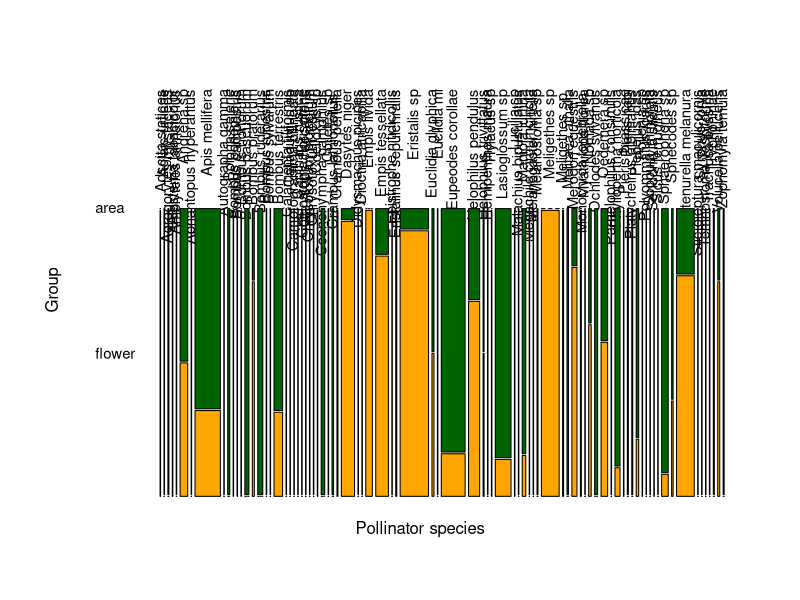
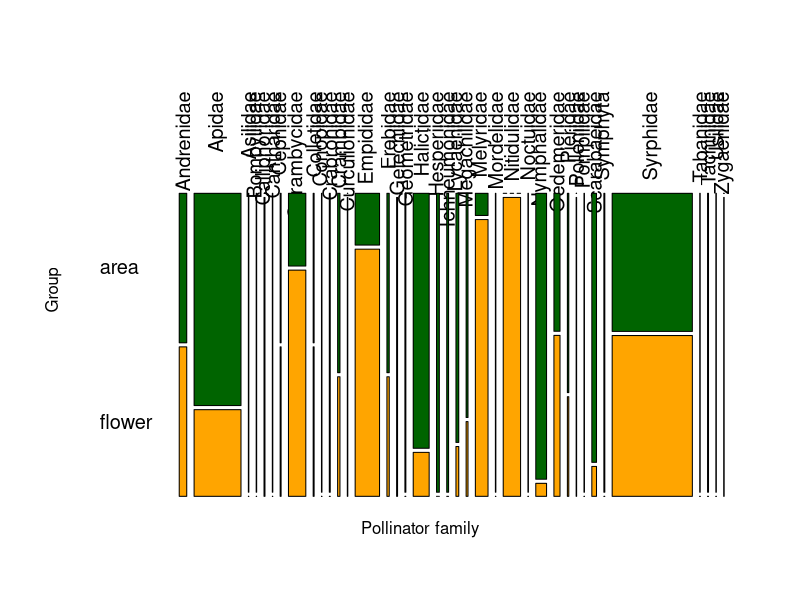
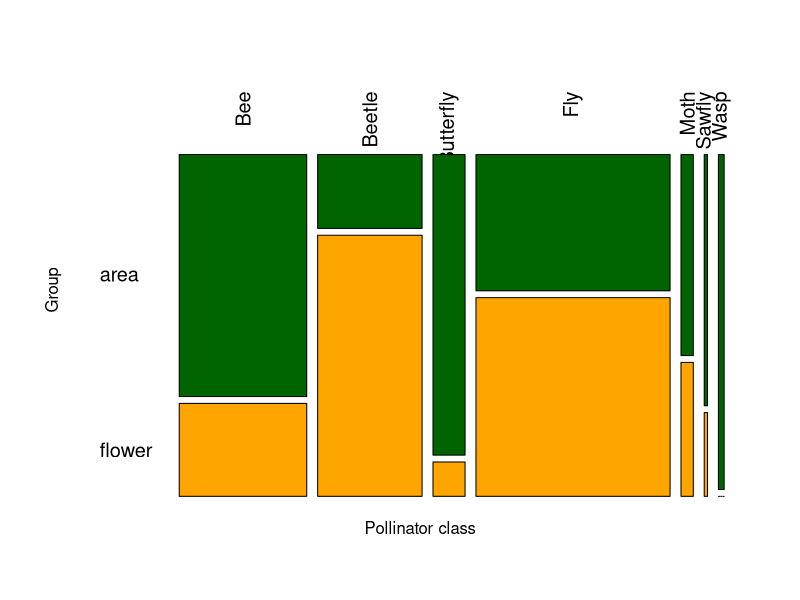
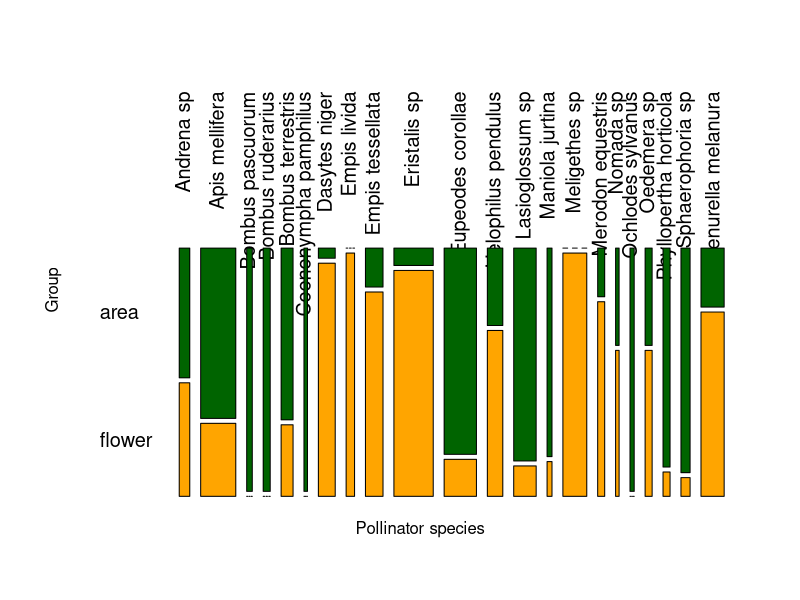
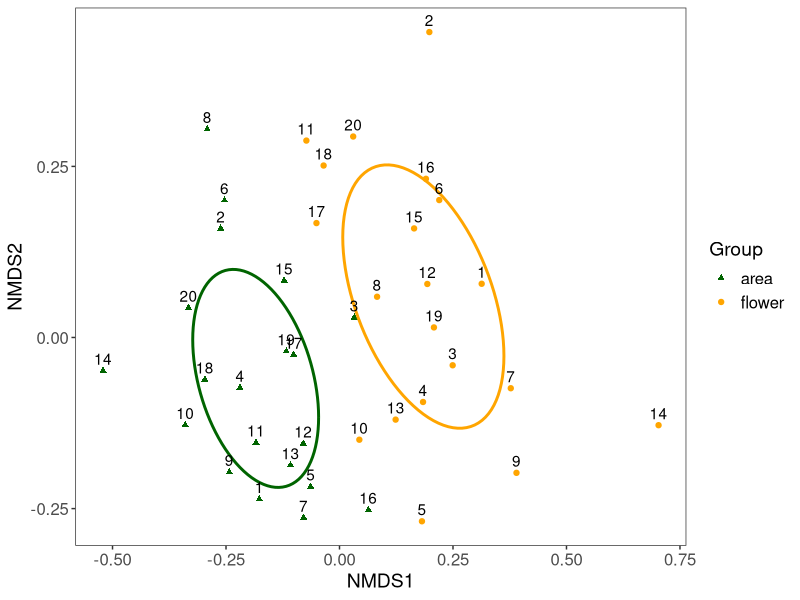

Source code (R) for these figures, in order:
##This script aims to analyze the pollinator community composition both in the
##pollinators caught on Arnica and in the pollinators caught in the area

library(vegan)
library(tidyverse)


#visualization----
polli <- read.csv("pollinators.csv", h = T)
comb_all2 <- read.csv("comb_all2.csv", h = T)

par(mfrow = c(1,1))
mosaicplot(Species ~ Group, data = polli,
           las = 2,
           main = "",
           ylab = "Group",
           xlab = "Pollinator species",
           col = c("darkgreen", "orange"),
           cex = 0.9)

mosaicplot(Family ~ Group, data = polli,
           las = 2,
           main = "",
           ylab = "Group",
           xlab = "Pollinator family",
           col = c("darkgreen", "orange"),
           cex = 1.2)

mosaicplot(Overview ~ Group, data = polli,
           las = 2,
           main = "",
           ylab = "Group",
           xlab = "Pollinator class",
           col = c("darkgreen", "orange"),
           cex = 1.2)

#only species with more than 5 occurrences
mosaicplot(Species ~ Group, data = comb_all2,
           las = 2,
           main = "",
           ylab = "Group",
           xlab = "Pollinator species",
           col = c("darkgreen","orange"),
           cex = 1.2)


#NMDS----
#Non-metric multidimensional scaling (NMDS) to compare species composition on 
#Arnica and in area using Bray-Curtis similarity metric

#what influences the pollinator composition?

nmds_data <- read.csv("species_numbers_persite.csv")
community <- nmds_data[,3:85]
community_matrix <- as.matrix(community)
NMDS <- metaMDS(community_matrix, distance = "bray", k = 3, autotransform = TRUE, trymax=100)
NMDS$stress
#stress alright (<0.2) when k = 3, stress a bit high (~ 0.24) when k = 2


#difference groups----
#code in part modified from https://eddatascienceees.github.io/tutorial-rayrr13/
#make new dataframe with by extracting NMDS scores
nmds.scores <- as.data.frame(scores(NMDS)$sites)
nmds.scores <- nmds.scores %>%
  mutate(Site = as.factor(nmds_data$Site), Group = as.factor(nmds_data$Group))

#define hidden vegan function that finds coordinates for drawing a covariance ellipse
veganCovEllipse <- function (cov, center = c(0, 0), scale = 1, npoints = 100)
{
  theta <- (0:npoints) * 2 * pi/npoints
  Circle <- cbind(cos(theta), sin(theta))
  t(center + scale * t(Circle %*% chol(cov)))
}


#create empty dataframe to combine NMDS data with ellipse data
ellipse_df <- data.frame()

#adding data for ellipse, in this case using distance as a grouping factor
for(g in levels(nmds.scores$Group)){
  ellipse_df <- rbind(ellipse_df, cbind(as.data.frame(with(nmds.scores[nmds.scores$Group==g,],
                                                           veganCovEllipse(cov.wt(cbind(NMDS1,NMDS2),
                                                                                  wt=rep(1/length(NMDS1),length(NMDS1)))$cov,
                                                                           center=c(mean(NMDS1),mean(NMDS2)))))
                                        ,Distance=g))
}


#create ggplot
(NMDS_plot <- ggplot(data = nmds.scores, aes(NMDS1, NMDS2)) +
    geom_point(aes(color = Group, shape = Group)) + # adding different colors and shapes for different groups
    geom_path(data=ellipse_df, aes(x=NMDS1, y=NMDS2, colour=Distance), linewidth=1) + # adding covariance ellipses according to group
    guides(color = guide_legend(override.aes = list(linetype=c(NA,NA)))) + # removes lines from legend
    theme_bw() + # adding theme
    theme(panel.grid = element_blank(), # remove background grid
          legend.text = element_text(size = 12), # increase legend text size
          legend.title = element_text(size = 14), # increase legend title size
          axis.text = element_text(size = 12), # increase axis text size
          axis.title = element_text(size = 14)) + # increase axis title size) 
    scale_color_manual(name = "Group", # legend title
                       labels = c("area", "flower"), # adjusting legend labels
                       values = c("darkgreen", "orange")) + # customizing colors
    scale_shape_manual("Group", # legend title
                       labels = c("area", "flower"), # adjusting legend labels
                       values = c(17, 19))+ # customizing shapes
    geom_text(aes(label = Site), hjust = 0.5, vjust = -0.5)) # adding site labels

#data analysis
#using a PERMANOVA (PERmutational Multivariate ANalysis Of VAriance) 
#to test the differences in community composition
permanova_group <- adonis2(as.matrix(nmds_data [,3:85]) ~ Group, nmds_data,
                     permutations = 999, method = "bray") 


permanova_group
#p (< 0.01) indicates significant differences in community composition between groups

#check model assumptions
#check for multivariate homogeneity of group variances
#generate distance matrix from pollinator community matrix
dist <- vegdist(community_matrix, method = "bray")

# use betadisper test to check for multivariate homogeneity of group variances
dispersion <- betadisper(dist, group=nmds_data$Group)
permutest(dispersion)
# test has given a non-significant result (p ~ 0.53), meaning that variances
# are homogeneous and model meets the assumptions. Model results can be trusted.


#simper (SIMilarity PERcentage) analysis
#compare community differences, report what species are driving those differences.
simper <- with(nmds_data[,c(1,2)], simper(as.matrix(nmds_data[,3:85]), Group, permutations = 100))

#see most influential species contributing to community differences
simper

summary(simper)


#differences sites----
#data analysis
#PERMANOVA to test differences in community composition between sites
permanova_site <- adonis2(as.matrix(nmds_data [,3:85]) ~ Site, nmds_data,
                     permutations = 999, method = "bray")

permanova_site
#p (~0.25) -> no significant community differences between sites?

#check model assumptions
#generate distance matrix from pollinator community matrix
dist <- vegdist(community_matrix, method = "bray")

#use betadisper test to check for multivariate homogeneity of group variances
dispersion_site <- betadisper(dist, group=nmds_data$Site)
permutest(dispersion_site)
#significant result (p < 0.01) -> non-homogeneous variances, model does not 
#meet the assumptions, model results cannot be trusted.

#Include dispersion in model to control for non-homogeneous variance
#Calculate dispersion
dispersion <- betadisper(vegdist(as.matrix(nmds_data[, 3:85]), method = "bray"), nmds_data$Site)

#Extract distances to centroids
dispersion_distances <- dispersion$distances

#Add dispersion distances to data
nmds_data$Dispersion <- dispersion_distances

#Run adonis2 including dispersion as a factor
permanova_site <- adonis2(as.matrix(nmds_data[, 3:85]) ~ Site + Dispersion, data = nmds_data,
                          permutations = 999, method = "bray")

permanova_site
#p (~0.27) indicates no significant community differences between sites

